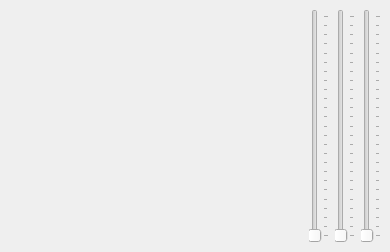
<?xml version="1.0" encoding="UTF-8"?>
<ui version="4.0">
 <class>PlotWindow</class>
 <widget class="QMainWindow" name="PlotWindow">
  <property name="geometry">
   <rect>
    <x>0</x>
    <y>0</y>
    <width>390</width>
    <height>252</height>
   </rect>
  </property>
  <property name="contextMenuPolicy">
   <enum>Qt::NoContextMenu</enum>
  </property>
  <property name="windowTitle">
   <string>Plot</string>
  </property>
  <widget class="QWidget" name="centralwidget">
   <layout class="QHBoxLayout" name="horizontalLayout">
    <item>
     <widget class="QCustomPlot" name="plot" native="true">
      <property name="minimumSize">
       <size>
        <width>64</width>
        <height>64</height>
       </size>
      </property>
     </widget>
    </item>
    <item>
     <widget class="QSlider" name="xSlider">
      <property name="maximum">
       <number>360</number>
      </property>
      <property name="singleStep">
       <number>1</number>
      </property>
      <property name="pageStep">
       <number>15</number>
      </property>
      <property name="orientation">
       <enum>Qt::Vertical</enum>
      </property>
      <property name="tickPosition">
       <enum>QSlider::TicksBelow</enum>
      </property>
      <property name="tickInterval">
       <number>15</number>
      </property>
     </widget>
    </item>
    <item>
     <widget class="QSlider" name="ySlider">
      <property name="maximum">
       <number>360</number>
      </property>
      <property name="singleStep">
       <number>1</number>
      </property>
      <property name="pageStep">
       <number>15</number>
      </property>
      <property name="orientation">
       <enum>Qt::Vertical</enum>
      </property>
      <property name="tickPosition">
       <enum>QSlider::TicksBelow</enum>
      </property>
      <property name="tickInterval">
       <number>15</number>
      </property>
     </widget>
    </item>
    <item>
     <widget class="QSlider" name="zSlider">
      <property name="maximum">
       <number>360</number>
      </property>
      <property name="singleStep">
       <number>1</number>
      </property>
      <property name="pageStep">
       <number>15</number>
      </property>
      <property name="orientation">
       <enum>Qt::Vertical</enum>
      </property>
      <property name="tickPosition">
       <enum>QSlider::TicksBelow</enum>
      </property>
      <property name="tickInterval">
       <number>15</number>
      </property>
     </widget>
    </item>
   </layout>
  </widget>
  <action name="actionFront">
   <property name="text">
    <string>Front (X+Z)</string>
   </property>
   <property name="shortcut">
    <string>Ctrl+1</string>
   </property>
  </action>
  <action name="actionRight">
   <property name="text">
    <string>Right (Y+Z)</string>
   </property>
   <property name="shortcut">
    <string>Ctrl+2</string>
   </property>
  </action>
  <action name="actionTop">
   <property name="text">
    <string>Top (X+Y)</string>
   </property>
   <property name="shortcut">
    <string>Ctrl+3</string>
   </property>
  </action>
  <action name="actionAngled">
   <property name="text">
    <string>Angled</string>
   </property>
   <property name="shortcut">
    <string>Ctrl+4</string>
   </property>
  </action>
  <action name="actionOrthogonal">
   <property name="checkable">
    <bool>true</bool>
   </property>
   <property name="text">
    <string>Orthogonal</string>
   </property>
   <property name="shortcut">
    <string>Ctrl+O</string>
   </property>
  </action>
  <action name="actionAuto_rotate">
   <property name="checkable">
    <bool>true</bool>
   </property>
   <property name="text">
    <string>Auto rotate</string>
   </property>
   <property name="shortcut">
    <string>Ctrl+A</string>
   </property>
  </action>
 </widget>
 <customwidgets>
  <customwidget>
   <class>QCustomPlot</class>
   <extends>QWidget</extends>
   <header>qcustomplot.h</header>
   <container>1</container>
  </customwidget>
 </customwidgets>
 <resources/>
 <connections/>
</ui>
